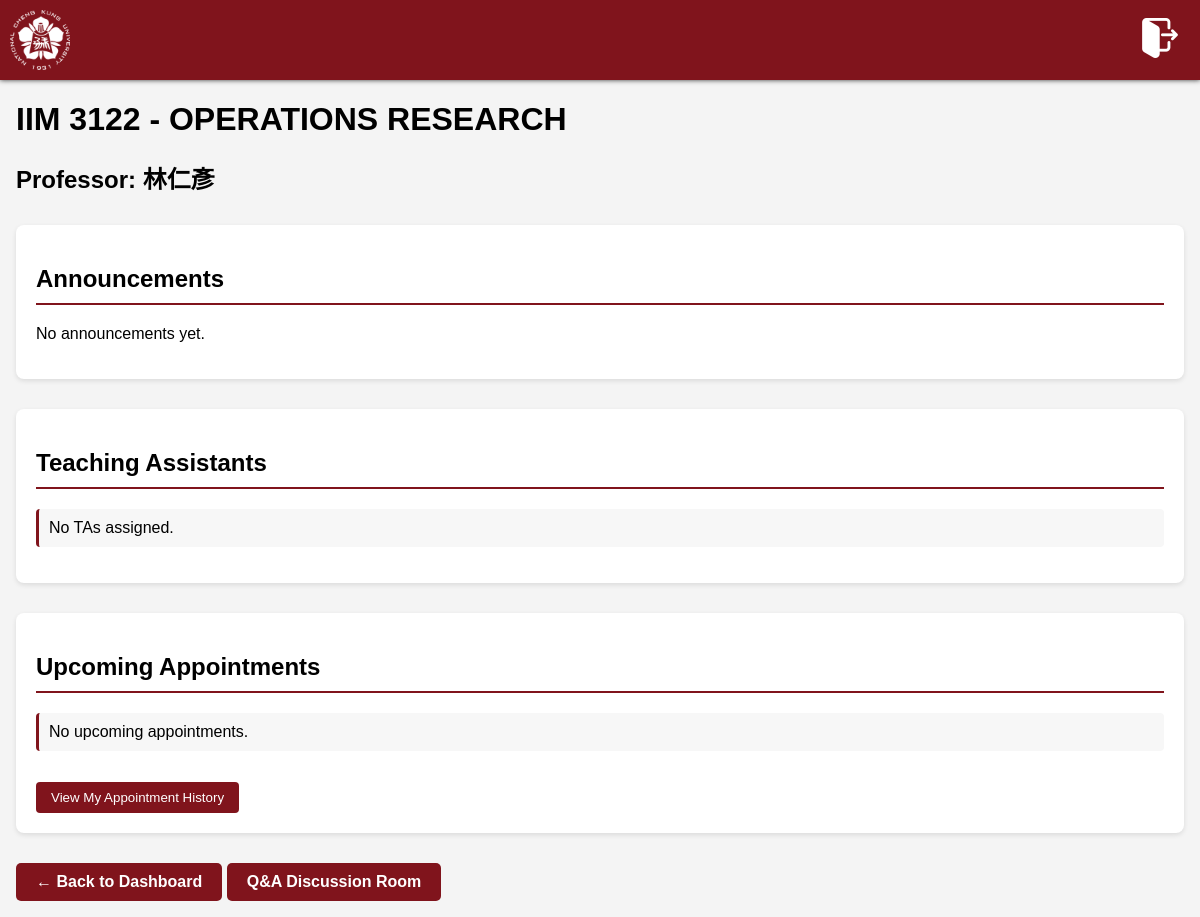
The page /course.php?course_id=2 (signed in) on the database its author committed.
### tables this page shows
CREATE TABLE `courses` (
  `course_id` int(11) NOT NULL,
  `course_code` varchar(20) NOT NULL,
  `course_name` varchar(100) NOT NULL,
  `admin_id` int(11) NOT NULL
);

CREATE TABLE `users` (
  `user_id` int(11) NOT NULL,
  `username` varchar(50) NOT NULL,
  `full_name` varchar(100) DEFAULT NULL,
  `password` varchar(255) NOT NULL,
  `email` varchar(100) DEFAULT NULL
);

### course.php (the view, shortened to what this page needs)
<?php
include 'db_connect.php';
$user_id = $_SESSION['user_id'];
$role = $_SESSION['role'] ?? '';
$course_id = isset($_GET['course_id']) ? intval($_GET['course_id']) : 0;
$course_stmt = $conn->prepare("
    SELECT c.course_name, c.course_code, u.full_name AS professor_name
    FROM courses c
    JOIN users u ON c.admin_id = u.user_id
    WHERE c.course_id = ?
");
$course_stmt->bind_param("i", $course_id);
$course_stmt->execute();
$course_result = $course_stmt->get_result();
$course = $course_result->fetch_assoc();
$ta_check_stmt = $conn->prepare("SELECT 1 FROM course_tas WHERE course_id = ? AND ta_id = ?");
$ta_check_stmt->bind_param("ii", $course_id, $user_id);
$ta_check_stmt->execute();
$is_ta = $ta_check_stmt->get_result()->num_rows > 0;
?>
<!DOCTYPE html>
<html lang="en">
<head>
    <link rel="stylesheet" href="./styles.css">
</head>
<body>
    <nav>
        <img src="logo_white.png">
        <a href="./index.php">
            <img src="./logout.png">
        </a>
    </nav>
    <div class="dashboard-body">
        <div class="course-header">
            <h1><?= htmlspecialchars($course['course_code']) ?> - <?= htmlspecialchars($course['course_name']) ?></h1>
            <h2>Professor: <?= htmlspecialchars($course['professor_name']) ?></h2>
        </div>
        <div class="announcements-section">
            <h2>Announcements</h2>
            <div class="announcements-list">
                <?php
                $ann_stmt = $conn->prepare("
                    SELECT a.announcement_id, a.title, a.content, a.created_at, u.full_name AS author
                    FROM announcements a
                    JOIN users u ON a.author_id = u.user_id
                    WHERE a.course_id = ?
                    ORDER BY a.created_at DESC
                ");
                $ann_stmt->bind_param("i", $course_id);
                $ann_stmt->execute();
                $ann_result = $ann_stmt->get_result();
                if ($ann_result->num_rows > 0):
                    while ($a = $ann_result->fetch_assoc()): ?>
                    <div class="announcement-card">
                        <div class="announcement-header">
                            <h4><?= htmlspecialchars($a['title']) ?></h4>
                            <?php if ($role === 'admin'): ?>
                                <form method="POST" action="delete_announcement.php" class="delete-announcement-form">
                                    <input type="hidden" name="announcement_id" value="<?= $a['announcement_id'] ?>">
                                    <input type="hidden" name="course_id" value="<?= $course_id ?>">
                                    <button type="submit" class="delete-button" onclick="return confirm('Are you sure you want to delete this announcement?')">×</button>
                                </form>
                            <?php endif; ?>
                        </div>
                        <div class="announcement-meta">
                            <span class="author">Posted by <?= htmlspecialchars($a['author']) ?></span>
                            <span class="date">on <?= date('M j, Y g:i A', strtotime($a['created_at'])) ?></span>
                        </div>
                        <div class="announcement-content">
                            <p><?= nl2br(htmlspecialchars($a['content'])) ?></p>
                        </div>
                        <div class="announcement-reactions">
                            <?php
                            $reacted = false;
                            if (isset($_SESSION['user_id']) && $role === 'student') {
                                $react_stmt = $conn->prepare("SELECT 1 FROM announcement_reactions WHERE announcement_id = ? AND user_id = ?");
                                $react_stmt->bind_param("ii", $a['announcement_id'], $_SESSION['user_id']);
                                $react_stmt->execute();
                                $reacted = $react_stmt->get_result()->num_rows > 0;
                            }
                            $count_stmt = $conn->prepare("SELECT COUNT(*) as count FROM announcement_reactions WHERE announcement_id = ?");
                            $count_stmt->bind_param("i", $a['announcement_id']);
                            $count_stmt->execute();
                            $count = $count_stmt->get_result()->fetch_assoc()['count'];
                            ?>
                            <form method="POST" action="toggle_reaction.php" class="reaction-form">
                                <input type="hidden" name="announcement_id" value="<?= $a['announcement_id'] ?>">
                                <input type="hidden" name="course_id" value="<?= $course_id ?>">
                                <button type="submit" class="reaction-button <?= $reacted ? 'reacted' : '' ?>" <?= $role !== 'student' ? 'disabled' : '' ?>>
                                    👍 <span class="reaction-count"><?= $count ?></span>
                                </button>
                            </form>
                        </div>
                    </div>
                    <?php endwhile; else: ?>
                    <p>No announcements yet.</p>
                <?php endif; ?>
            </div>
        </div>
        <div class="tas-section">
            <h2>Teaching Assistants</h2>
            <ul class="ta-list">
                <?php
                $ta_stmt = $conn->prepare("
                    SELECT u.user_id, u.full_name, u.email
                    FROM course_tas ct
                    JOIN users u ON ct.ta_id = u.user_id
                    WHERE ct.course_id = ?
                ");
                $ta_stmt->bind_param("i", $course_id);
                $ta_stmt->execute();
                $ta_result = $ta_stmt->get_result();
                if ($ta_result->num_rows === 0):
                    echo "<li>No TAs assigned.</li>";
                endif;
                ?>
            </ul>
        </div>
        <div class="appointments-section">
            <h2>Upcoming Appointments</h2>
            <ul class="appointments-list">
                <?php
                $upcoming_sql = "
                    SELECT
                        a.appointment_id,
                        a.student_id,
                        s.date,
                        s.time,
                        su.full_name AS student_name,
                        tu.full_name AS ta_name,
                        tu.user_id AS ta_id
                    FROM appointments a
                    JOIN ta_schedule s ON a.schedule_id = s.schedule_id
                    JOIN users su ON a.student_id = su.user_id
                    JOIN users tu ON s.ta_id = tu.user_id
                    WHERE s.course_id = ?
                    AND (s.date > CURDATE() OR (s.date = CURDATE() AND s.time > CURTIME()))
                    ORDER BY s.date, s.time
                ";
                $stmt = $conn->prepare($upcoming_sql);
                $stmt->bind_param("i", $course_id);
                $stmt->execute();
                $upcoming_result = $stmt->get_result();
                if ($upcoming_result->num_rows > 0) {
                    while ($row = $upcoming_result->fetch_assoc()) {
                        $ta_you = ($row['ta_id'] == $user_id && $is_ta);
                        $student_you = ($row['student_id'] == $user_id && !$is_ta);
                        echo "<li><strong>TA:</strong> " . htmlspecialchars($row['ta_name']) . ($ta_you ? " <strong>(You)</strong>" : "") .
                            " | <strong>When:</strong> " . htmlspecialchars($row['date']) . " at " . htmlspecialchars($row['time']) .
                            " | <strong>Student:</strong> " . htmlspecialchars($row['student_name']) . ($student_you ? " <strong>(You)</strong>" : "") . "</li>";
                    }
                } else {
                    echo "<li>No upcoming appointments.</li>";
                }
                ?>
            </ul>
            <button class="view-history-btn" onclick="showAppointmentHistory()">
                <?= $role === 'admin' ? 'View All Appointment History' : 'View My Appointment History' ?>
            </button>
        </div>
        <div style="margin-top: 30px;">
            <a href="<?php echo $_SESSION['role'] ?? 'student'; ?>.php" class="page-button">← Back to Dashboard</a>
            <a href="discussion.php?course_id=<?php echo $course_id; ?>" class="page-button">Q&A Discussion Room</a>
        </div>
    </div>
</body>
</html>

### styles.css (style rules this page uses)
body { font-family: "Poppins", sans-serif; background-color: #f4f4f4; margin: 0; padding: 0; }
nav { background-color: #80141c; width: 100%; height: 80px; box-shadow: 0px 0px 5px rgba(0, 0, 0, 0.8); display: flex; align-items: center; justify-content: space-between; }
nav > img { padding: 10px; height: 60px; }
nav > a > img { height: 40px; padding-right: 20px; }
.dashboard-body { margin: 16px; }
.course-header { margin-bottom: 30px; }
h1, h2, h3, h4 { color: black; }
.announcements-section, .tas-section, .appointments-section { background-color: white; padding: 20px; margin-bottom: 30px; border-radius: 8px; box-shadow: 0 2px 5px rgba(0,0,0,0.1); }
.announcements-section h2, .tas-section h2, .appointments-section h2 { border-bottom: 2px solid #80141c; padding-bottom: 10px; margin-bottom: 20px; }
.announcements-list { margin-top: 20px; }
.ta-list, .appointments-list { list-style-type: none; padding-left: 0; }
.ta-list li, .appointments-list li { padding: 10px; margin-bottom: 10px; background-color: #f7f7f7; border-left: 3px solid #80141c; border-radius: 4px; }
.page-button { display: inline-block; padding: 10px 20px; background-color: #80141c; color: white; text-decoration: none; border-radius: 5px; font-weight: bold; transition: background-color 0.3s; }
.view-history-btn { margin-top: 15px; padding: 8px 15px; background-color: #80141c; color: white; border: none; border-radius: 4px; cursor: pointer; font-family: "Poppins", sans-serif; transition: background-color 0.3s; }

### rows shown on the page
courses: course_code "IIM 3122", course_name "OPERATIONS RESEARCH", admin.full_name "林仁彥"
